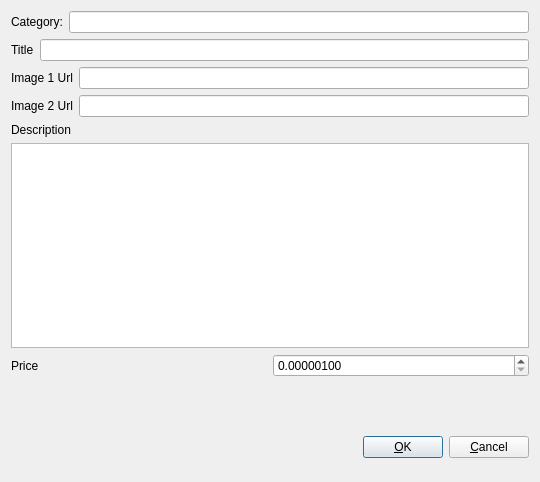
<?xml version="1.0" encoding="UTF-8"?>
<ui version="4.0">
 <class>CreateMarketListingDialog</class>
 <widget class="QDialog" name="CreateMarketListingDialog">
  <property name="geometry">
   <rect>
    <x>0</x>
    <y>0</y>
    <width>540</width>
    <height>482</height>
   </rect>
  </property>
  <property name="windowTitle">
   <string>Create Market Listing</string>
  </property>
  <property name="modal">
   <bool>true</bool>
  </property>
  <layout class="QVBoxLayout" name="verticalLayout">
   <item>
    <layout class="QVBoxLayout" name="verticalLayout_2">
     <property name="topMargin">
      <number>0</number>
     </property>
     <property name="bottomMargin">
      <number>20</number>
     </property>
     <item>
      <layout class="QHBoxLayout" name="horizontalLayout_7">
       <property name="topMargin">
        <number>0</number>
       </property>
       <item>
        <widget class="QLabel" name="label_6">
         <property name="text">
          <string>Category:</string>
         </property>
        </widget>
       </item>
       <item>
        <widget class="QLineEdit" name="categoryLineEdit"/>
       </item>
      </layout>
     </item>
     <item>
      <layout class="QHBoxLayout" name="horizontalLayout">
       <property name="bottomMargin">
        <number>0</number>
       </property>
       <item>
        <widget class="QLabel" name="label">
         <property name="text">
          <string>Title</string>
         </property>
        </widget>
       </item>
       <item>
        <widget class="QLineEdit" name="titleLineEdit"/>
       </item>
      </layout>
     </item>
     <item>
      <layout class="QHBoxLayout" name="horizontalLayout_4"/>
     </item>
     <item>
      <layout class="QHBoxLayout" name="horizontalLayout_2">
       <property name="bottomMargin">
        <number>0</number>
       </property>
       <item>
        <widget class="QLabel" name="label_2">
         <property name="text">
          <string>Image 1 Url</string>
         </property>
        </widget>
       </item>
       <item>
        <widget class="QLineEdit" name="imageOneLineEdit"/>
       </item>
      </layout>
     </item>
     <item>
      <layout class="QHBoxLayout" name="horizontalLayout_5">
       <property name="bottomMargin">
        <number>0</number>
       </property>
       <item>
        <widget class="QLabel" name="label_4">
         <property name="text">
          <string>Image 2 Url</string>
         </property>
        </widget>
       </item>
       <item>
        <widget class="QLineEdit" name="imageTwoLineEdit"/>
       </item>
      </layout>
     </item>
     <item>
      <layout class="QVBoxLayout" name="verticalLayout_3">
       <item>
        <widget class="QLabel" name="label_3">
         <property name="text">
          <string>Description</string>
         </property>
        </widget>
       </item>
      </layout>
     </item>
     <item>
      <widget class="QPlainTextEdit" name="descriptionTextEdit"/>
     </item>
     <item>
      <layout class="QHBoxLayout" name="horizontalLayout_3">
       <property name="bottomMargin">
        <number>0</number>
       </property>
      </layout>
     </item>
     <item>
      <layout class="QHBoxLayout" name="horizontalLayout_6">
       <property name="bottomMargin">
        <number>20</number>
       </property>
       <item>
        <widget class="QLabel" name="label_5">
         <property name="text">
          <string>Price</string>
         </property>
        </widget>
       </item>
       <item>
        <widget class="QDoubleSpinBox" name="priceSpinBox">
         <property name="decimals">
          <number>8</number>
         </property>
         <property name="minimum">
          <double>0.000001000000000</double>
         </property>
         <property name="maximum">
          <double>999999.999998999992386</double>
         </property>
        </widget>
       </item>
      </layout>
     </item>
    </layout>
   </item>
   <item>
    <layout class="QHBoxLayout" name="horizontalLayout_Buttons">
     <item>
      <spacer name="horizontalSpacer_1">
       <property name="orientation">
        <enum>Qt::Horizontal</enum>
       </property>
       <property name="sizeHint" stdset="0">
        <size>
         <width>40</width>
         <height>48</height>
        </size>
       </property>
      </spacer>
     </item>
     <item>
      <widget class="QLabel" name="statusLabel">
       <property name="font">
        <font>
         <weight>75</weight>
         <bold>true</bold>
        </font>
       </property>
       <property name="text">
        <string/>
       </property>
       <property name="textFormat">
        <enum>Qt::PlainText</enum>
       </property>
       <property name="wordWrap">
        <bool>true</bool>
       </property>
      </widget>
     </item>
     <item>
      <spacer name="horizontalSpacer_2">
       <property name="orientation">
        <enum>Qt::Horizontal</enum>
       </property>
       <property name="sizeHint" stdset="0">
        <size>
         <width>40</width>
         <height>48</height>
        </size>
       </property>
      </spacer>
     </item>
     <item>
      <widget class="QPushButton" name="okButton">
       <property name="text">
        <string>&amp;OK</string>
       </property>
      </widget>
     </item>
     <item>
      <widget class="QPushButton" name="cancelButton">
       <property name="text">
        <string>&amp;Cancel</string>
       </property>
       <property name="autoDefault">
        <bool>false</bool>
       </property>
      </widget>
     </item>
    </layout>
   </item>
  </layout>
 </widget>
 <resources/>
 <connections/>
</ui>
